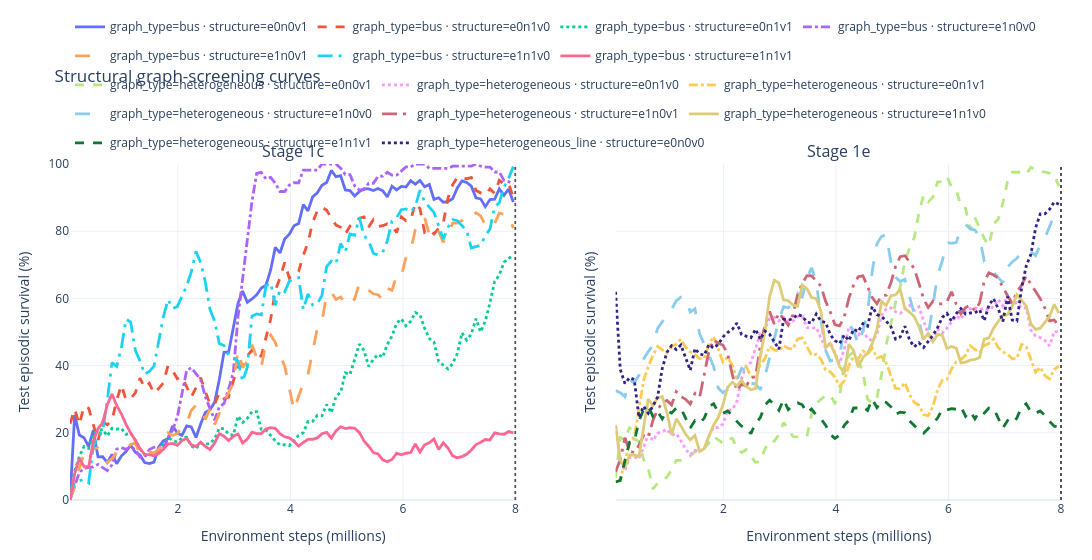

Source (notebook cell):
### Markdown cell above
### Structure comparisons as small multiples

Stage 1c and Stage 1e are shown in separate facets while keeping the
same axes and plotting interface. These screens currently contain
one seed per curve, so no uncertainty band is requested.

### Code cell
structure_comparison_figure = sc.plot_survival_comparison(
    survival_long,
    filters={"stage": ["Stage 1c", "Stage 1e"]},
    group_by=["stage", "graph_type", "structure"],
    label_by=["graph_type", "structure"],
    facet_by="stage",
    facet_order=["Stage 1c", "Stage 1e"],
    smooth=5,
    uncertainty=None,
    min_members=1,
    show_points=False,
    budget_step=TARGET_BUDGET_STEPS,
    title="Structural graph-screening curves",
    ncols=2,
    height=560,
)
structure_comparison_figure.show()
